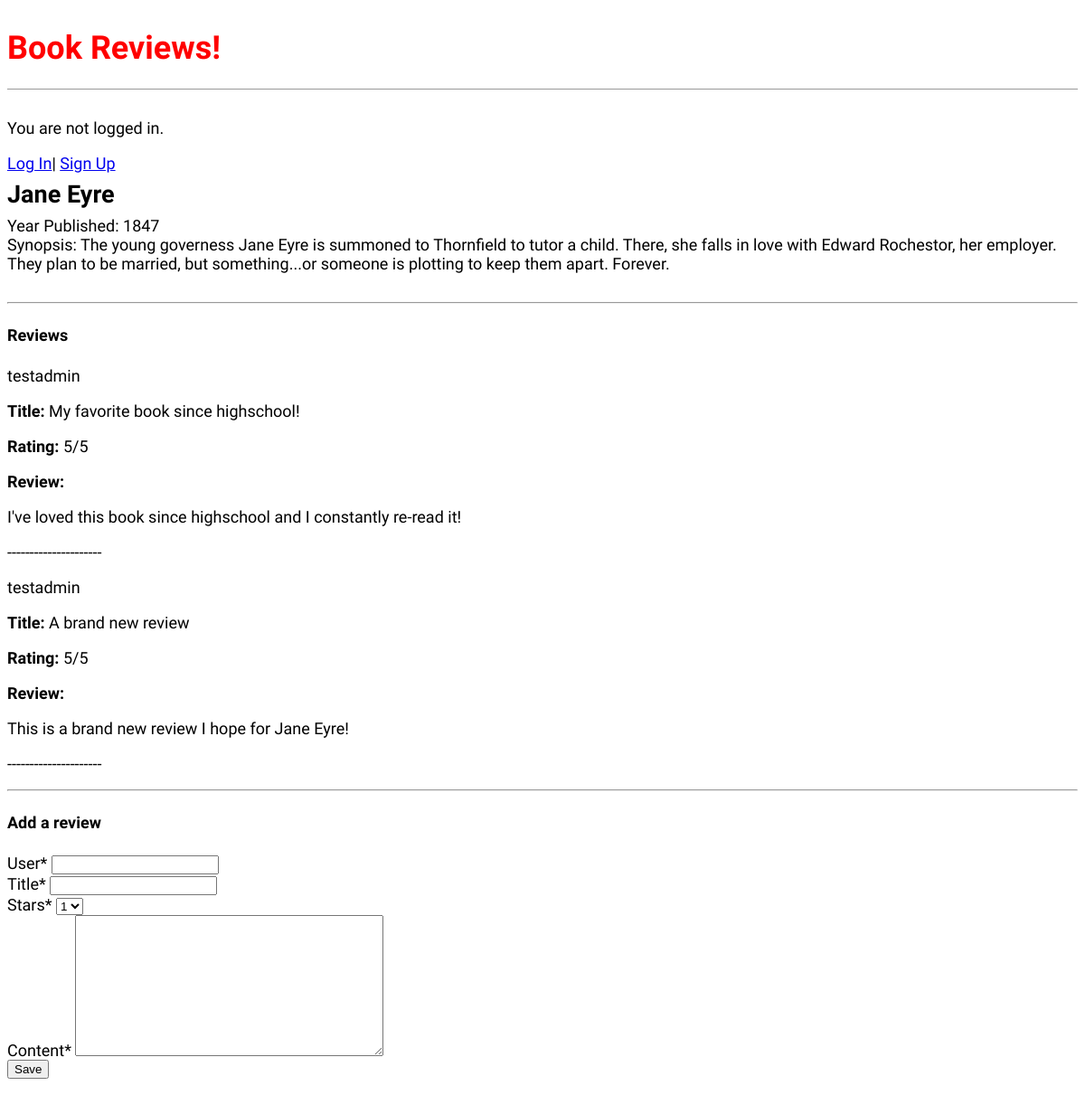
Before: /book/1/ with the older database file.
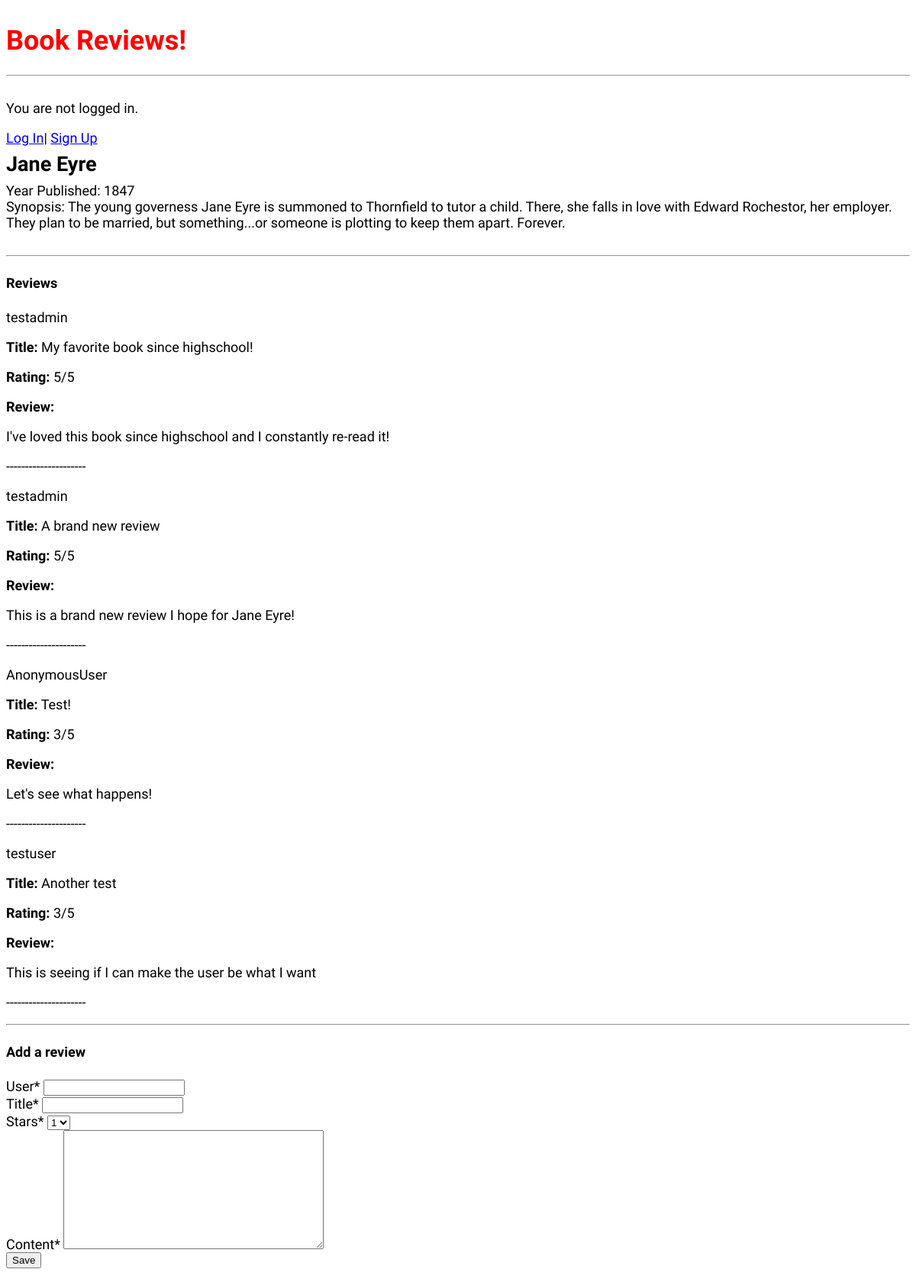
After: the same page with the newer database file.
### books/models.py (models this page shows, shortened)
class Book(models.Model):
    title = models.CharField(max_length=120)
    author = models.CharField(max_length=50)
    synopsis = models.TextField()
    year_published = models.IntegerField()

class Review(models.Model):
    rate_choices = (
        (1,1),
        (2,2),
        (3,3),
        (4,4),
        (5,5)
    )
    stars = models.IntegerField(choices=rate_choices, default=1)
    title = models.CharField(max_length=100)
    book = models.ForeignKey(Book, on_delete=models.CASCADE)
    content = models.TextField()
    user = models.CharField(max_length=20)
    def __str__(self):
        return str(self.title)

### books/views.py (the view, shortened to what this page needs)
# urls.py: path("book/<int:pk>/", BookDetailView.as_view(), name="book_detail"),
class BookDetailView(View): # new
    def get(self, request, *args, **kwargs):
        view = ReviewGet.as_view()
        return view(request, *args, **kwargs)

### books/forms.py
class ReviewForm(forms.ModelForm):
    class Meta:
        model = Review
        fields = ("user", "title", "stars", "content")

### books/views.py (called while the page is built)
    def get_context_data(self, **kwargs): # new
        context = super().get_context_data(**kwargs)
        context["form"] = ReviewForm()
        return context

### books/templates/book_detail.html (shortened to what this page needs)
{% extends "base.html" %}
{% load crispy_forms_tags %}
    {% block content %}
        <div class="book-entry">
            <h2>{{ object.title }}</h2>
            <p>Year Published: {{ object.year_published }}</p>
            <p>Synopsis: {{ object.synopsis }}</p>
        </div>
        <hr>
        <h4>Reviews</h4>
        {% for review in book.review_set.all %}
        <p>{{ review.user }} </p>
        <p><b>Title:</b> {{ review }} </p>
        <p><b>Rating:</b> {{ review.stars }}/5</p>
        <p><b>Review:</b></p>
        <p>{{ review.content }}</p>
        <p>---------------------</p>
        {% endfor %}
        <hr>
        <h4>Add a review</h4>
            <form action="" method="post">{% csrf_token %}
                {{ form|crispy }}
                <button class="btn btn-success ml-2" type="submit">Save</button>
            </form>
    {% endblock content %}

### books/templates/base.html (shortened to what this page needs)
{% load static %}
<html>
    <head>
        <link href="{% static 'css/base.css' %}" rel="stylesheet" s>
    </head>
    <body>
        <div>
            <header>
                <div class="nav-left">
                    <h1><a href="{% url 'home' %}">Book Reviews!</a></h1>
                </div>
            </header>
            {% if user.is_authenticated %}
                <p>Hi {{ user.username }}!</p>
                <form method="post" action="{% url 'logout' %}">
                    {% csrf_token %}
                    <button type="submit">Log Out</button>
                </form>
            {% else %}
                <p>You are not logged in.</p>
                <a href="{% url 'login' %}">Log In</a>|
                <a href="{% url 'signup' %}">Sign Up</a>
            {% endif %}
        <div>
            {% block content %}
            {% endblock content %}
        </div>
    </body>
</html>

### static/css/base.css (style rules this page uses)
body { font-family: 'Source Sans Pro', sans-serif; font-size: 18px; }
header { border-bottom: 1px solid #999; margin-bottom: 2rem; display: flex; }
header h1 a { color: red; text-decoration: none; }
.nav-left { margin-right: auto; }
.book-entry { margin-bottom: 2rem; }
.book-entry h2 { margin: 0.5rem 0; }
.book-entry p { margin: 0; font-weight: 400; }

Changed rows visible on the page:
added Review: user "AnonymousUser", title "Test!", stars "3", content "Let's see what happens!"
added Review: user "testuser", title "Another test", stars "3", content "This is seeing if I can make the user be what I want"
